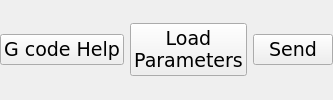
                         <widget class="QWidget" name="widget_11" native="true">
                          <layout class="QHBoxLayout" name="horizontalLayout_8">
                           <property name="leftMargin">
                            <number>0</number>
                           </property>
                           <property name="topMargin">
                            <number>0</number>
                           </property>
                           <property name="rightMargin">
                            <number>0</number>
                           </property>
                           <property name="bottomMargin">
                            <number>0</number>
                           </property>
                           <item>
                            <widget class="QPushButton" name="gcodeHelpBtn">
                             <property name="sizePolicy">
                              <sizepolicy hsizetype="Preferred" vsizetype="Fixed">
                               <horstretch>0</horstretch>
                               <verstretch>0</verstretch>
                              </sizepolicy>
                             </property>
                             <property name="font">
                              <font>
                               <family>DejaVu Sans</family>
                               <pointsize>14</pointsize>
                              </font>
                             </property>
                             <property name="text">
                              <string>G code Help</string>
                             </property>
                            </widget>
                           </item>
                           <item>
                            <widget class="QPushButton" name="mdiLoadParameters">
                             <property name="sizePolicy">
                              <sizepolicy hsizetype="Preferred" vsizetype="Fixed">
                               <horstretch>0</horstretch>
                               <verstretch>0</verstretch>
                              </sizepolicy>
                             </property>
                             <property name="font">
                              <font>
                               <family>DejaVu Sans</family>
                               <pointsize>14</pointsize>
                              </font>
                             </property>
                             <property name="text">
                              <string>Load
Parameters</string>
                             </property>
                            </widget>
                           </item>
                           <item>
                            <widget class="QPushButton" name="mdiSendBtn">
                             <property name="sizePolicy">
                              <sizepolicy hsizetype="Preferred" vsizetype="Fixed">
                               <horstretch>0</horstretch>
                               <verstretch>0</verstretch>
                              </sizepolicy>
                             </property>
                             <property name="font">
                              <font>
                               <family>DejaVu Sans</family>
                               <pointsize>14</pointsize>
                              </font>
                             </property>
                             <property name="text">
                              <string>Send</string>
                             </property>
                            </widget>
                           </item>
                          </layout>
                         </widget>
